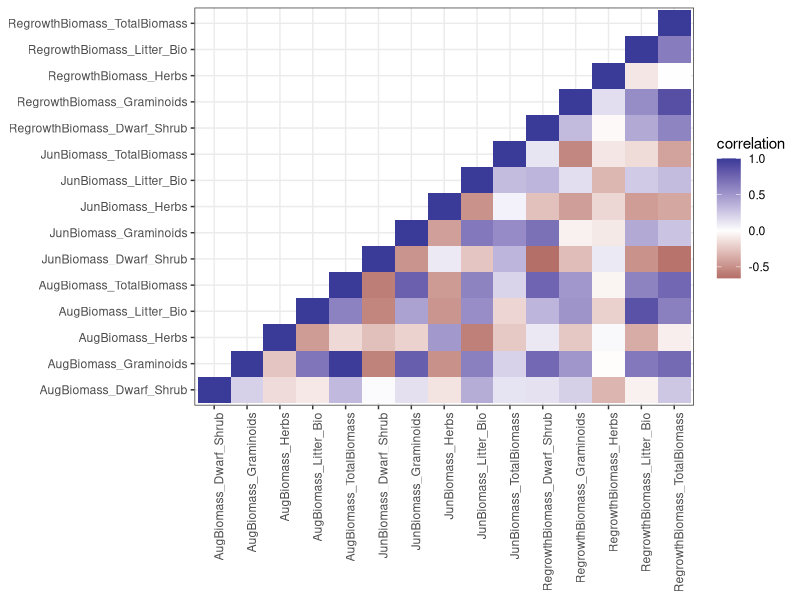
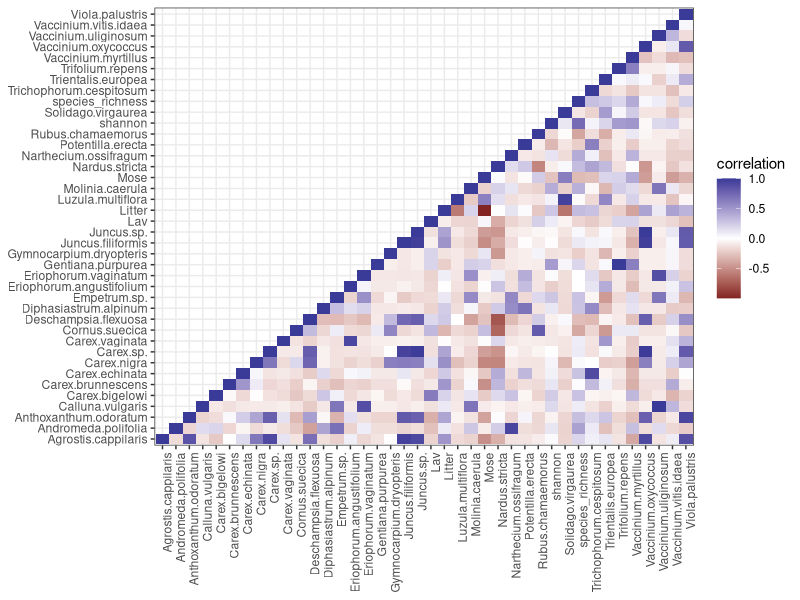
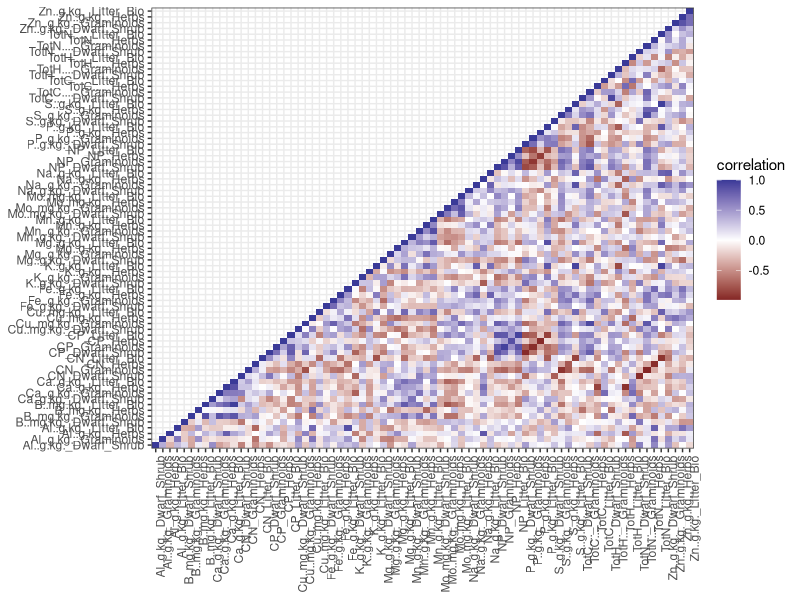
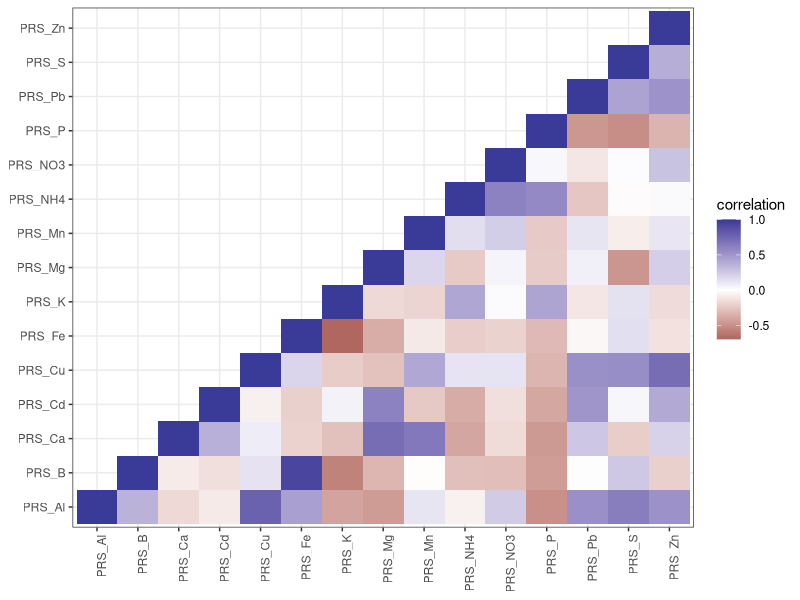
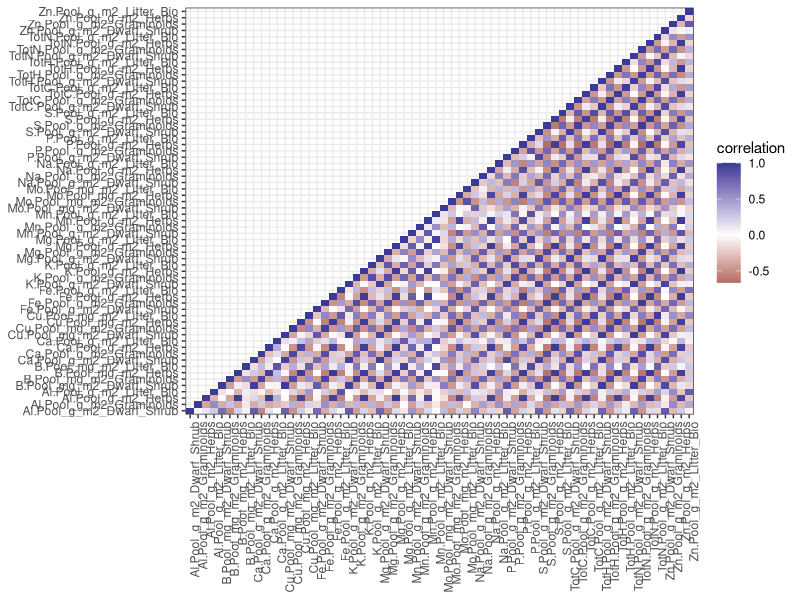
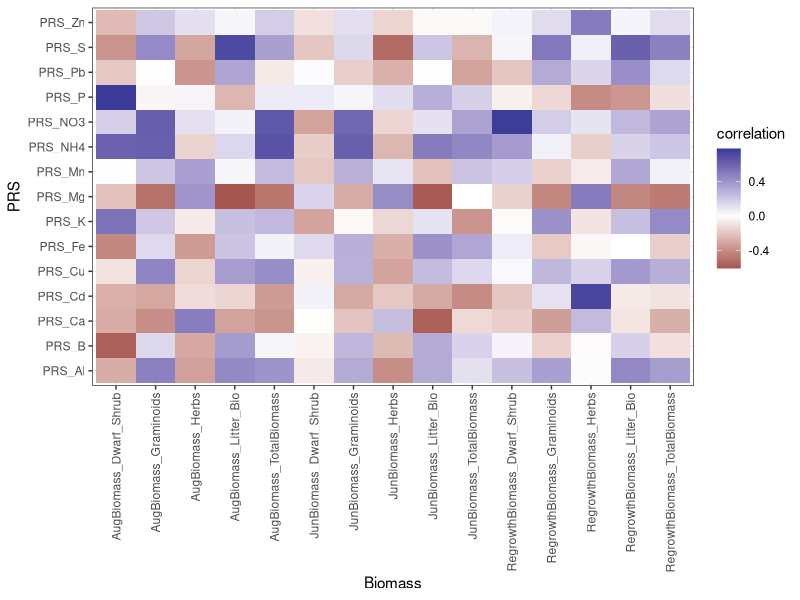
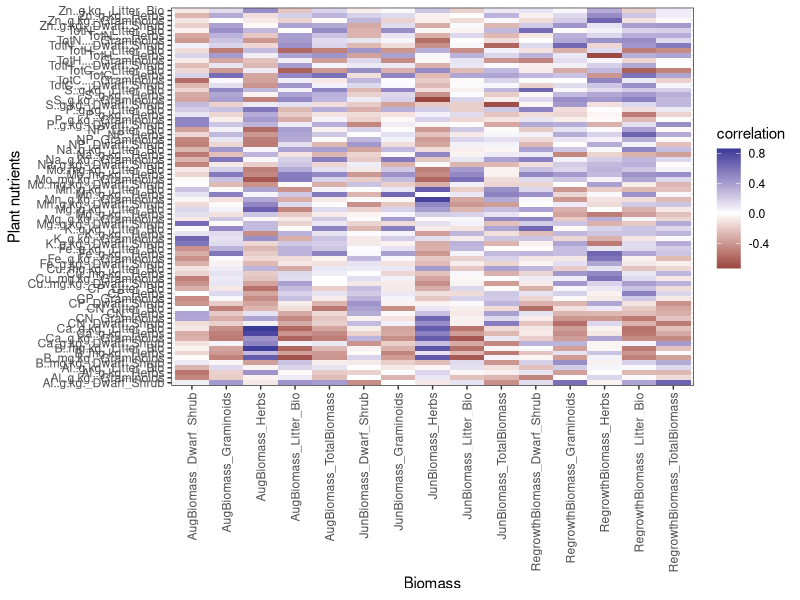
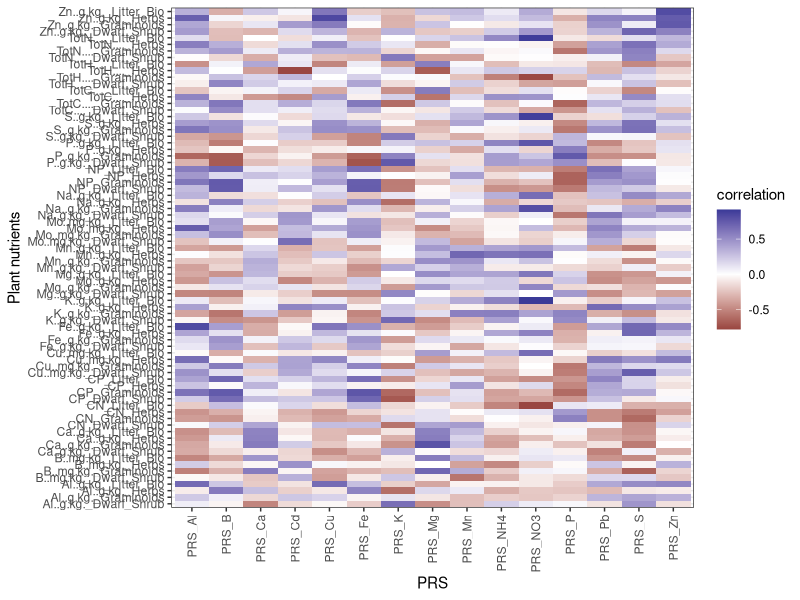

Generate these figures, in order, with R:
rm(list=ls())

library(tidyr)
library(dplyr)
library(ggplot2)
library(pheatmap)


#Load data
setesdal_prsplant<-read.csv("data/combined_wide_dataset.csv",header=TRUE)

#Correlation matrices
#Between and within groups of variables

#Create subgroups of variables by type
names(setesdal_prsplant)
biomass_list<-setesdal_prsplant[,4:18]
pointint_list<-setesdal_prsplant[,21:60]
plantnut_list<-setesdal_prsplant[,61:136]
prs_list<-setesdal_prsplant[,138:152]
plantnutpool_list<-setesdal_prsplant[,153:216]

#Subgroups by plant group
herb_list<-setesdal_prsplant %>%  select(matches("herb", ignore.case = TRUE))
graminoid_list<-setesdal_prsplant %>%  select(matches("graminoid", ignore.case = TRUE))
dwarfshrub_list<-setesdal_prsplant %>%  select(matches("shrub", ignore.case = TRUE))
litter_list<-setesdal_prsplant %>%  select(matches("litter", ignore.case = TRUE))


#Correlations Within variable groups
cor_Biomass <- cor(biomass_list, use = "pairwise.complete.obs")
cor_Community<-cor(pointint_list,use="pairwise.complete.obs")
cor_Nuts <- cor(plantnut_list, use = "pairwise.complete.obs")
cor_PRS <- cor(prs_list, use = "pairwise.complete.obs")
cor_Pools <- cor(plantnutpool_list, use = "pairwise.complete.obs")


cor_Biomass_df <- cor_Biomass %>%
  as.data.frame() %>%
  tibble::rownames_to_column("Var1") %>%
  pivot_longer(-Var1, names_to = "Var2", values_to = "correlation")%>%
  filter(as.numeric(factor(Var1)) <= as.numeric(factor(Var2)))

cor_Community_df <- cor_Community %>%
  as.data.frame() %>%
  tibble::rownames_to_column("Var1") %>%
  pivot_longer(-Var1, names_to = "Var2", values_to = "correlation")%>%
  filter(as.numeric(factor(Var1)) <= as.numeric(factor(Var2)))

cor_Nuts_df <- cor_Nuts %>%
  as.data.frame() %>%
  tibble::rownames_to_column("Var1") %>%
  pivot_longer(-Var1, names_to = "Var2", values_to = "correlation")%>%
  filter(as.numeric(factor(Var1)) <= as.numeric(factor(Var2)))

cor_PRS_df <- cor_PRS %>%
  as.data.frame() %>%
  tibble::rownames_to_column("Var1") %>%
  pivot_longer(-Var1, names_to = "Var2", values_to = "correlation")%>%
  filter(as.numeric(factor(Var1)) <= as.numeric(factor(Var2)))

cor_Pool_df <- cor_Pools %>%
  as.data.frame() %>%
  tibble::rownames_to_column("Var1") %>%
  pivot_longer(-Var1, names_to = "Var2", values_to = "correlation")%>%
  filter(as.numeric(factor(Var1)) <= as.numeric(factor(Var2)))

ggplot(cor_Biomass_df, aes(x = Var2, y = Var1, fill = correlation)) +
  geom_tile() + labs(x = NULL, y = NULL)+
  scale_fill_gradient2() +
  theme_bw() +
  theme(axis.text.x = element_text(angle = 90, hjust = 1))

ggplot(cor_Community_df, aes(x = Var2, y = Var1, fill = correlation)) +
  geom_tile()+ labs(x = NULL, y = NULL) +
  scale_fill_gradient2() +
  theme_bw() +
  theme(axis.text.x = element_text(angle = 90, hjust = 1))

ggplot(cor_Nuts_df, aes(x = Var2, y = Var1, fill = correlation)) +
  geom_tile()+ labs(x = NULL, y = NULL) +
  scale_fill_gradient2() +
  theme_bw() +
  theme(axis.text.x = element_text(angle = 90, hjust = 1))

ggplot(cor_PRS_df, aes(x = Var2, y = Var1, fill = correlation)) +
  geom_tile()+ labs(x = NULL, y = NULL) +
  scale_fill_gradient2() +
  theme_bw() +
  theme(axis.text.x = element_text(angle = 90, hjust = 1))

ggplot(cor_Pool_df, aes(x = Var2, y = Var1, fill = correlation)) +
  geom_tile()+ labs(x = NULL, y = NULL) +
  scale_fill_gradient2() +
  theme_bw() +
  theme(axis.text.x = element_text(angle = 90, hjust = 1))


#Correlations Between variable groups
cor_df_BiomassPRS <- cor(biomass_list, prs_list, use = "pairwise.complete.obs") %>%
  as.data.frame() %>%
  tibble::rownames_to_column("X_var") %>%
  pivot_longer(-X_var, names_to = "Y_var", values_to = "correlation")
cor_df_BiomassPRS

ggplot(cor_df_BiomassPRS, aes(x = X_var, y = Y_var, fill = correlation)) +
  geom_tile() +xlab("Biomass")+ylab("PRS")+
  scale_fill_gradient2() +
  theme_bw()+ theme(axis.text.x = element_text(angle = 90, vjust = 0.5, hjust = 1))

cor_df_BiomassNuts <- cor(biomass_list, plantnut_list, use = "pairwise.complete.obs") %>%
  as.data.frame() %>%
  tibble::rownames_to_column("X_var") %>%
  pivot_longer(-X_var, names_to = "Y_var", values_to = "correlation")
cor_df_BiomassNuts

ggplot(cor_df_BiomassNuts, aes(x = X_var, y = Y_var, fill = correlation)) +
  geom_tile() +xlab("Biomass")+ylab("Plant nutrients")+
  scale_fill_gradient2() +
  theme_bw()+ theme(axis.text.x = element_text(angle = 90, vjust = 0.5, hjust = 1))

cor_df_PRSNuts <- cor(prs_list, plantnut_list, use = "pairwise.complete.obs") %>%
  as.data.frame() %>%
  tibble::rownames_to_column("X_var") %>%
  pivot_longer(-X_var, names_to = "Y_var", values_to = "correlation")
cor_df_PRSNuts

ggplot(cor_df_PRSNuts, aes(x = X_var, y = Y_var, fill = correlation)) +
  geom_tile() +xlab("PRS")+ylab("Plant nutrients")+
  scale_fill_gradient2() +
  theme_bw()+ theme(axis.text.x = element_text(angle = 90, vjust = 0.5, hjust = 1))

#Correlations within plant groups
cor_Herb<- cor(herb_list, use = "pairwise.complete.obs")
cor_Gram <- cor(graminoid_list, use = "pairwise.complete.obs")
cor_Shrub <- cor(dwarfshrub_list, use = "pairwise.complete.obs")
cor_Litter <- cor(litter_list, use = "pairwise.complete.obs")

cor_Herb_df <- cor_Herb %>%
  as.data.frame() %>%
  tibble::rownames_to_column("Var1") %>%
  pivot_longer(-Var1, names_to = "Var2", values_to = "correlation")%>%
  filter(as.numeric(factor(Var1)) <= as.numeric(factor(Var2)))

cor_Gram_df <- cor_Gram %>%
  as.data.frame() %>%
  tibble::rownames_to_column("Var1") %>%
  pivot_longer(-Var1, names_to = "Var2", values_to = "correlation")%>%
  filter(as.numeric(factor(Var1)) <= as.numeric(factor(Var2)))

cor_Shrub_df <- cor_Shrub %>%
  as.data.frame() %>%
  tibble::rownames_to_column("Var1") %>%
  pivot_longer(-Var1, names_to = "Var2", values_to = "correlation")%>%
  filter(as.numeric(factor(Var1)) <= as.numeric(factor(Var2)))

cor_Litter_df <- cor_Litter %>%
  as.data.frame() %>%
  tibble::rownames_to_column("Var1") %>%
  pivot_longer(-Var1, names_to = "Var2", values_to = "correlation")%>%
  filter(as.numeric(factor(Var1)) <= as.numeric(factor(Var2)))


ggplot(cor_Herb_df, aes(x = Var2, y = Var1, fill = correlation)) +
  geom_tile() + labs(x = NULL, y = NULL)+ggtitle('Herbs')+
  scale_fill_gradient2() +
  theme_bw() +
  theme(axis.text.x = element_text(angle = 90, hjust = 1))

ggplot(cor_Gram_df, aes(x = Var2, y = Var1, fill = correlation)) +
  geom_tile() + labs(x = NULL, y = NULL)+ggtitle('Graminoids')+
  scale_fill_gradient2() +
  theme_bw() +
  theme(axis.text.x = element_text(angle = 90, hjust = 1))

ggplot(cor_Shrub_df, aes(x = Var2, y = Var1, fill = correlation)) +
  geom_tile() + labs(x = NULL, y = NULL)+ggtitle('Dwarf shrubs')+
  scale_fill_gradient2() +
  theme_bw() +
  theme(axis.text.x = element_text(angle = 90, hjust = 1))

ggplot(cor_Litter_df, aes(x = Var2, y = Var1, fill = correlation)) +
  geom_tile() + labs(x = NULL, y = NULL)+ggtitle('Litter')+
  scale_fill_gradient2() +
  theme_bw() +
  theme(axis.text.x = element_text(angle = 90, hjust = 1))



pheatmap(cor_Biomass)
pheatmap(cor_Community)
pheatmap(cor_Nuts)
pheatmap(cor_PRS,
         clustering_distance_rows = as.dist(1 - cor_PRS),
         clustering_distance_cols = as.dist(1 - cor_PRS)
)
pheatmap(cor_Pools)
pheatmap(cor_Gram)
pheatmap(cor_Herb)
pheatmap(cor_Shrub)
pheatmap(cor_Litter)
